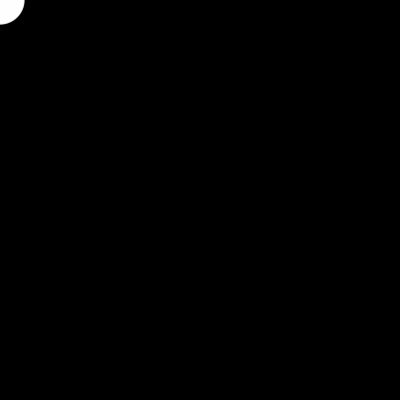
Frame 1 (no input)
Frame 60 (the mouse pressed at the canvas centre just before this capture): identical to frame 1, image omitted
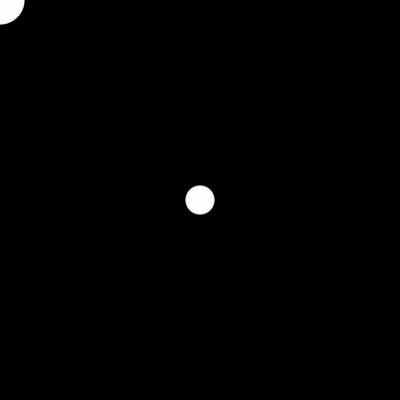
Frame 120 (the mouse held since frame 60 and released just before this capture)

The Processing sketch that drew these frames (run headless with seeded random() and noise(); from frame 60 on, the mouse is pressed at the canvas centre):

// Processing sketch: mouseDraw_05
// ── mouseDraw_05.pde
int num = 100;
int[] x = new int[num];
int[] y = new int[num];

void setup() { 
  size(400, 400);
  noStroke();
  fill(255, 127);
}

void draw() {
  background(0);
  
  for (int i = num-1; i > 0; i--) {
    x[i] = x[i-1];
    y[i] = y[i-1];
  }
  
  x[0] = mouseX;
  y[0] = mouseY;
  
  for (int i = 0; i < num; i++) {
    ellipse(x[i], y[i], i/2.0, i/2.0);
  }
}
